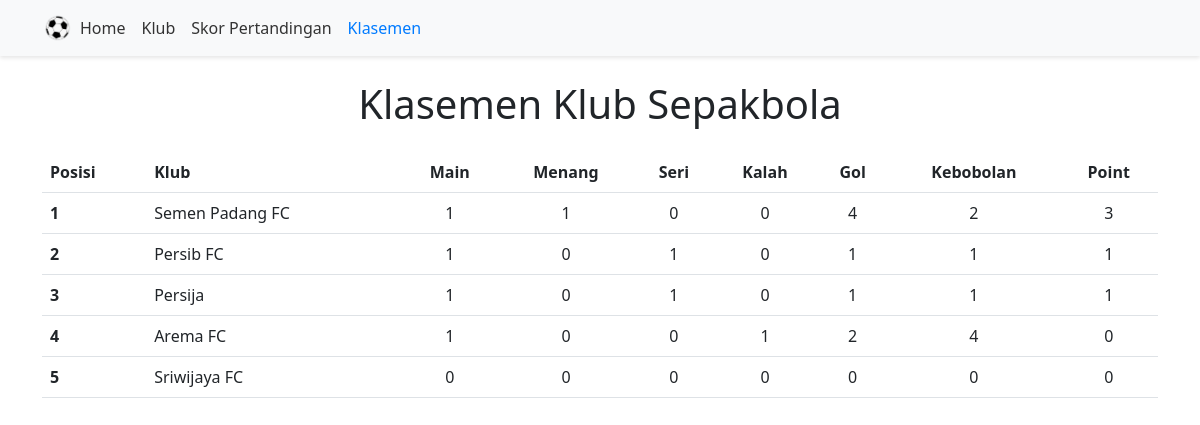
Page /index.php/klasemen on the committed database.
### tables this page shows
CREATE TABLE `t_klub` (
  `id_klub` int(11) NOT NULL,
  `nama_klub` varchar(100) NOT NULL,
  `asal_kota_klub` varchar(100) NOT NULL,
  `goal` int(11) NOT NULL,
  `kebobolan` int(11) NOT NULL,
  `menang` int(11) NOT NULL,
  `seri` int(11) NOT NULL,
  `kalah` int(11) NOT NULL,
  `point` int(11) NOT NULL
);

### application/controllers/Klasemen.php (called while the page is built, shortened)
<?php
class Klasemen extends CI_Controller
{
	public function __construct()
	{
		$this->load->library('form_validation');
	}
	public function index()
	{
		$data['judul'] = "Klasemen";
		$this->db->select('*');
		$this->db->from('t_klub');
		$this->db->order_by('point', 'DESC');
		$data['klasemen'] = $this->db->get()->result();
		$this->load->view('templates/header', $data);
		$this->load->view('klasemen/index', $data);
		$this->load->view('templates/footer');
	}
}

### index.php (called while the page is built, shortened)
<?php
require_once BASEPATH.'core/CodeIgniter.php';

### application/views/klasemen/index.php (the view)
<div class="container mt-4">
    <h1 class="text-center mb-4">Klasemen Klub Sepakbola</h1>
    <table class="table">
        <thead>
            <tr>
                <th scope="col">Posisi</th>
                <th scope="col">Klub</th>
                <th class="text-center" scope="col">Main</th>
                <th class="text-center" scope="col">Menang</th>
                <th class="text-center" scope="col">Seri</th>
                <th class="text-center" scope="col">Kalah</th>
                <th class="text-center" scope="col">Gol</th>
                <th class="text-center" scope="col">Kebobolan</th>
                <th class="text-center" scope="col">Point</th>
            </tr>
        </thead>
        <tbody>
            <?php foreach ($klasemen as $key => $item) { ?>
                <tr>
                    <th scope="row"><?= $key + 1 ?></th>
                    <td><?= $item->nama_klub ?></td>
                    <?php
                    $this->db->select('COUNT(*) as jumlah_pertandingan');
                    $this->db->from('t_pertandingan');
                    $this->db->where('(id_kandang = ' . $item->id_klub . ' OR id_tandang = ' . $item->id_klub . ')');
                    $main = $this->db->get()->row()->jumlah_pertandingan;;
                    ?>
                    <td class="text-center"><?= $main ?></td>
                    <td class="text-center"><?= $item->menang ?></td>
                    <td class="text-center"><?= $item->seri ?></td>
                    <td class="text-center"><?= $item->kalah ?></td>
                    <td class="text-center"><?= $item->goal ?></td>
                    <td class="text-center"><?= $item->kebobolan ?></td>
                    <td class="text-center"><?= $item->point ?></td>
                </tr>
            <?php } ?>
        </tbody>
    </table>
</div>

### application/views/templates/header.php (shortened to what this page needs)
<!DOCTYPE html>
<html lang="en">
<head>
    <link rel="stylesheet" href="https://cdn.jsdelivr.net/npm/bootstrap-icons@1.11.3/font/bootstrap-icons.min.css">
    <link href="https://cdn.jsdelivr.net/npm/bootstrap@5.3.0-alpha1/dist/css/bootstrap.min.css" rel="stylesheet">
    <link rel="stylesheet" type="text/css" href="https://cdn.datatables.net/1.11.5/css/dataTables.bootstrap5.min.css">
</head>
<body>
    <nav class="navbar navbar-expand-lg navbar-light bg-light">
        <div class="container">
            <img src="<?= base_url('assets/logo.png') ?>" alt="" width="30px">
            <div class="collapse navbar-collapse" id="navbarNav">
                <ul class="navbar-nav">
                    <li class="nav-item">
                        <a class="nav-link <?php echo $judul == "Home" ? 'active' : '' ?>" href="<?= base_url() ?>">Home</a>
                    </li>
                    <li class="nav-item">
                        <a class="nav-link <?php echo $judul == "Klub" ? 'active' : '' ?>" href="<?= base_url('klub') ?>">Klub</a>
                    </li>
                    <li class="nav-item">
                        <a class="nav-link <?php echo $judul == "Skor Pertandingan" ? 'active' : '' ?>" href="<?= base_url('pertandingan') ?>">Skor Pertandingan</a>
                    </li>
                    <li class="nav-item">
                        <a class="nav-link <?php echo $judul == "Klasemen" ? 'active' : '' ?>" href="<?= base_url('klasemen') ?>">Klasemen</a>
                    </li>
                </ul>
            </div>
        </div>
    </nav>

### application/views/templates/footer.php (shortened to what this page needs)
</body>
</html>

### application/views/templates/header.php (style rules this page uses)
.navbar { background-color: #fff; box-shadow: 0 2px 4px rgba(0, 0, 0, 0.1); }
.navbar-nav .nav-link { color: #333; font-weight: 500; transition: color 0.3s ease; }
.navbar-nav .nav-link.active { color: #007bff; }

### rows in the picture
t_klub: nama_klub "Semen Padang FC", main "1", menang "1", seri "0", kalah "0", goal "4", kebobolan "2", point "3"
t_klub: nama_klub "Persib FC", main "1", menang "0", seri "1", kalah "0", goal "1", kebobolan "1", point "1"
t_klub: nama_klub "Persija", main "1", menang "0", seri "1", kalah "0", goal "1", kebobolan "1", point "1"
t_klub: nama_klub "Arema FC", main "1", menang "0", seri "0", kalah "1", goal "2", kebobolan "4", point "0"
t_klub: nama_klub "Sriwijaya FC", main "0", menang "0", seri "0", kalah "0", goal "0", kebobolan "0", point "0"
